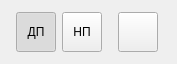
<?xml version="1.0" encoding="UTF-8"?>
<ui version="4.0">
 <class>SettingRightPanel</class>
 <widget class="QWidget" name="SettingRightPanel">
  <property name="geometry">
   <rect>
    <x>0</x>
    <y>0</y>
    <width>177</width>
    <height>64</height>
   </rect>
  </property>
  <property name="windowTitle">
   <string>Form</string>
  </property>
  <layout class="QHBoxLayout" name="horizontalLayout">
   <property name="spacing">
    <number>1</number>
   </property>
   <item>
    <widget class="QToolButton" name="sunToolButton">
     <property name="minimumSize">
      <size>
       <width>40</width>
       <height>40</height>
      </size>
     </property>
     <property name="maximumSize">
      <size>
       <width>40</width>
       <height>40</height>
      </size>
     </property>
     <property name="toolTip">
      <string>Дневная палитра</string>
     </property>
     <property name="text">
      <string>ДП</string>
     </property>
     <property name="checkable">
      <bool>true</bool>
     </property>
     <property name="checked">
      <bool>true</bool>
     </property>
    </widget>
   </item>
   <item>
    <widget class="QToolButton" name="nightToolButton">
     <property name="minimumSize">
      <size>
       <width>40</width>
       <height>40</height>
      </size>
     </property>
     <property name="maximumSize">
      <size>
       <width>40</width>
       <height>40</height>
      </size>
     </property>
     <property name="toolTip">
      <string>Ночная палитра</string>
     </property>
     <property name="text">
      <string>НП</string>
     </property>
     <property name="checkable">
      <bool>true</bool>
     </property>
    </widget>
   </item>
   <item>
    <spacer name="horizontalSpacer">
     <property name="orientation">
      <enum>Qt::Horizontal</enum>
     </property>
     <property name="sizeType">
      <enum>QSizePolicy::Maximum</enum>
     </property>
     <property name="sizeHint" stdset="0">
      <size>
       <width>10</width>
       <height>20</height>
      </size>
     </property>
    </spacer>
   </item>
   <item>
    <widget class="QToolButton" name="exitToolButton">
     <property name="minimumSize">
      <size>
       <width>40</width>
       <height>40</height>
      </size>
     </property>
     <property name="maximumSize">
      <size>
       <width>40</width>
       <height>40</height>
      </size>
     </property>
     <property name="toolTip">
      <string>Выход</string>
     </property>
     <property name="text">
      <string/>
     </property>
     <property name="icon">
      <iconset resource="../resources.qrc">
       <normaloff>:/icons/exit.png</normaloff>:/icons/exit.png</iconset>
     </property>
    </widget>
   </item>
  </layout>
 </widget>
 <resources>
  <include location="../resources.qrc"/>
 </resources>
 <connections/>
</ui>
